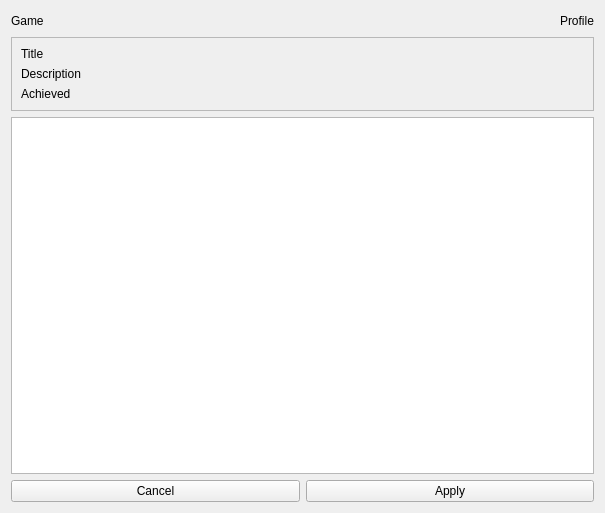
<?xml version="1.0" encoding="UTF-8"?>
<ui version="4.0">
 <class>FormCommentsInteractions</class>
 <widget class="QWidget" name="FormCommentsInteractions">
  <property name="geometry">
   <rect>
    <x>0</x>
    <y>0</y>
    <width>605</width>
    <height>513</height>
   </rect>
  </property>
  <property name="windowTitle">
   <string>Form</string>
  </property>
  <layout class="QVBoxLayout" name="verticalLayout_2">
   <item>
    <layout class="QHBoxLayout" name="horizontalLayout">
     <item>
      <widget class="QLabel" name="LabelGameTitle">
       <property name="text">
        <string>Game</string>
       </property>
      </widget>
     </item>
     <item>
      <spacer name="horizontalSpacer">
       <property name="orientation">
        <enum>Qt::Horizontal</enum>
       </property>
       <property name="sizeHint" stdset="0">
        <size>
         <width>40</width>
         <height>20</height>
        </size>
       </property>
      </spacer>
     </item>
     <item>
      <widget class="QLabel" name="LabelProfileName">
       <property name="text">
        <string>Profile</string>
       </property>
      </widget>
     </item>
    </layout>
   </item>
   <item>
    <widget class="QFrame" name="FrameAchievement">
     <property name="frameShape">
      <enum>QFrame::StyledPanel</enum>
     </property>
     <property name="frameShadow">
      <enum>QFrame::Raised</enum>
     </property>
     <layout class="QVBoxLayout" name="verticalLayout">
      <item>
       <widget class="QLabel" name="LabelAchievementTitle">
        <property name="text">
         <string>Title</string>
        </property>
       </widget>
      </item>
      <item>
       <widget class="QLabel" name="LabelAchievementDescription">
        <property name="text">
         <string>Description</string>
        </property>
       </widget>
      </item>
      <item>
       <widget class="QLabel" name="LabelAchievementAchieved">
        <property name="text">
         <string>Achieved</string>
        </property>
       </widget>
      </item>
     </layout>
    </widget>
   </item>
   <item>
    <widget class="QTextEdit" name="TextEditComment"/>
   </item>
   <item>
    <layout class="QHBoxLayout" name="horizontalLayout_2">
     <item>
      <widget class="QPushButton" name="ButtonCancel">
       <property name="text">
        <string>Cancel</string>
       </property>
      </widget>
     </item>
     <item>
      <widget class="QPushButton" name="ButtonApply">
       <property name="text">
        <string>Apply</string>
       </property>
      </widget>
     </item>
    </layout>
   </item>
  </layout>
 </widget>
 <resources/>
 <connections/>
</ui>
